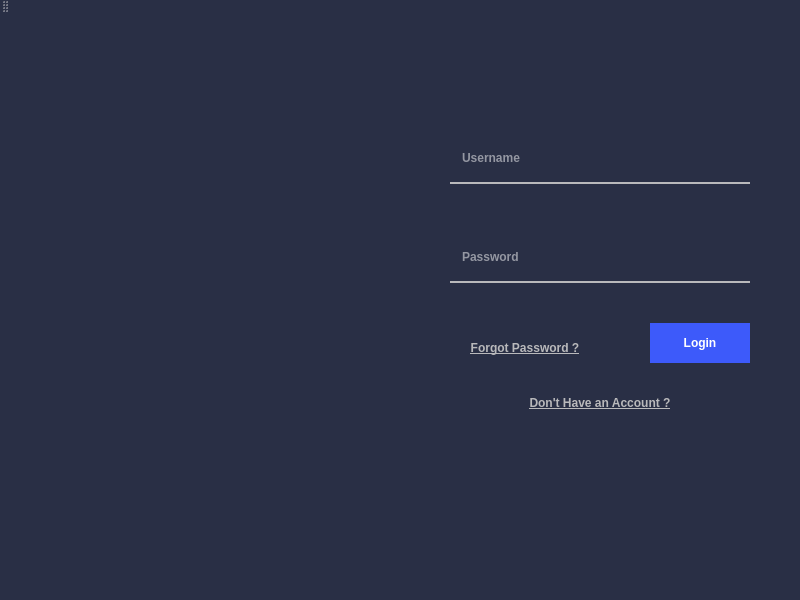
<?xml version="1.0" encoding="UTF-8"?>
<ui version="4.0">
 <class>EmployeesTaskManagerClass</class>
 <widget class="QMainWindow" name="EmployeesTaskManagerClass">
  <property name="geometry">
   <rect>
    <x>0</x>
    <y>0</y>
    <width>800</width>
    <height>600</height>
   </rect>
  </property>
  <property name="sizePolicy">
   <sizepolicy hsizetype="Preferred" vsizetype="Preferred">
    <horstretch>0</horstretch>
    <verstretch>0</verstretch>
   </sizepolicy>
  </property>
  <property name="windowTitle">
   <string>EmployeesTaskManager</string>
  </property>
  <property name="styleSheet">
   <string notr="true">/*Copyright (c) DevSec Studio. All rights reserved.

MIT License

Permission is hereby granted, free of charge, to any person obtaining a copy
of this software and associated documentation files (the &quot;Software&quot;), to deal
in the Software without restriction, including without limitation the rights
to use, copy, modify, merge, publish, distribute, sublicense, and/or sell
copies of the Software, and to permit persons to whom the Software is
furnished to do so, subject to the following conditions:

The above copyright notice and this permission notice shall be included in all
copies or substantial portions of the Software.

THE SOFTWARE IS PROVIDED *AS IS*, WITHOUT WARRANTY OF ANY KIND, EXPRESS OR
IMPLIED, INCLUDING BUT NOT LIMITED TO THE WARRANTIES OF MERCHANTABILITY,
FITNESS FOR A PARTICULAR PURPOSE AND NONINFRINGEMENT. IN NO EVENT SHALL THE
AUTHORS OR COPYRIGHT HOLDERS BE LIABLE FOR ANY CLAIM, DAMAGES OR OTHER
LIABILITY, WHETHER IN AN ACTION OF CONTRACT, TORT OR OTHERWISE, ARISING FROM,
OUT OF OR IN CONNECTION WITH THE SOFTWARE OR THE USE OR OTHER DEALINGS IN THE SOFTWARE.
*/

/*-----QWidget-----*/
*{

	background-image:url(&quot;res/test.jpg&quot;);
	background-size: cover;
}
QWidget
{
	background-color: #292f45;
;
	color: #fff;
	border-color: #000000;

}


/*-----QLabel-----*/
QLabel
{
	background-color: #292f45;
	color: #b9b9bb;
	border-color: #000000;

}


/*-----QPushButton-----*/
QPushButton
{
	font-weight: bold;
	border-style: solid;
	border-width: 1px;
	border-color: #3D5AFA;
	padding: 10px;

}


QPushButton::hover
{
	

}


QPushButton::pressed
{
	background-color: #ff6b35;
	color: #fff;

}


/*-----QToolButton-----*/
QToolButton
{
	background-color: #292f45;
	color: #000000;
	border-style: solid;
	border-color: #000000;

}


QToolButton::hover
{
	background-color: #fc7c11;
	color: #000000;
	padding: 2px;
	border-radius: 15px;
	border-color: #fc7c11;

}


QToolButton::pressed
{
	background-color: #fc7c11;
	color: #000000;
	border-style: solid;
	border-width: 2px;

}


/*-----QLineEdit-----*/
QLineEdit{
	background-color: #292f45;
	color: #fff;
	font-weight: bold;
	border-style: solid;
	border-width: 2px;
	border-top: 0px;
	border-left: 0px;
	border-right: 0px;
	border-color: #b9b9bb;
	padding: 10px;

}


/*-----QCheckBox-----*/
QCheckBox
{
	background-color: transparent;
	color: #b9b9bb;
	font-weight: bold;

}


QCheckBox::indicator
{
    color: #b1b1b1;
    background-color: #00111d;
    border: 1px solid #f0742f;
    width: 12px;
    height: 12px;

}


QCheckBox::indicator:checked
{
    image:url(&quot;./ressources/check.png&quot;); /*To replace*/
	background-color: #1f2b2b;
    border: 1px solid #f0742f;

}


QCheckBox::indicator:unchecked:hover
{
    border: 1px solid #f0742f;

}


QCheckBox::disabled
{
	color: #656565;

}


QCheckBox::indicator:disabled
{
	background-color: #656565;
	color: #656565;
    border: 1px solid #656565;

}
</string>
  </property>
  <widget class="QWidget" name="centralWidget">
   <widget class="QLineEdit" name="lineEdit">
    <property name="geometry">
     <rect>
      <x>450</x>
      <y>121</y>
      <width>300</width>
      <height>50</height>
     </rect>
    </property>
    <property name="styleSheet">
     <string notr="true">color: #fff;</string>
    </property>
    <property name="text">
     <string/>
    </property>
    <property name="placeholderText">
     <string>Username</string>
    </property>
   </widget>
   <widget class="QLineEdit" name="lineEdit_2">
    <property name="geometry">
     <rect>
      <x>450</x>
      <y>220</y>
      <width>300</width>
      <height>50</height>
     </rect>
    </property>
    <property name="echoMode">
     <enum>QLineEdit::Password</enum>
    </property>
    <property name="placeholderText">
     <string>Password</string>
    </property>
   </widget>
   <widget class="QPushButton" name="pushButton">
    <property name="geometry">
     <rect>
      <x>650</x>
      <y>310</y>
      <width>100</width>
      <height>40</height>
     </rect>
    </property>
    <property name="styleSheet">
     <string notr="true">QPushButton
{
	background-color: #3D5AFA;
	color: #fff;
}


QPushButton::hover
{
	background-color: #22348c;
	border-color: #22348c;
}</string>
    </property>
    <property name="text">
     <string>Login</string>
    </property>
   </widget>
   <widget class="QPushButton" name="pushButton_2">
    <property name="geometry">
     <rect>
      <x>450</x>
      <y>310</y>
      <width>150</width>
      <height>50</height>
     </rect>
    </property>
    <property name="cursor">
     <cursorShape>PointingHandCursor</cursorShape>
    </property>
    <property name="layoutDirection">
     <enum>Qt::LeftToRight</enum>
    </property>
    <property name="styleSheet">
     <string notr="true">/*-----QPushButton-----*/
QPushButton
{
	background-color: #292f45;
	color: #b9b9bb;
	font-weight: bold;
	border-color: #292f45;
	text-decoration:underline;
}

QPushButton::hover
{
	color: #fff;
}</string>
    </property>
    <property name="text">
     <string>Forgot Password ?</string>
    </property>
    <property name="flat">
     <bool>true</bool>
    </property>
   </widget>
   <widget class="QPushButton" name="pushButton_3">
    <property name="geometry">
     <rect>
      <x>510</x>
      <y>370</y>
      <width>180</width>
      <height>40</height>
     </rect>
    </property>
    <property name="cursor">
     <cursorShape>PointingHandCursor</cursorShape>
    </property>
    <property name="styleSheet">
     <string notr="true">/*-----QPushButton-----*/
QPushButton
{
	background-color: #292f45;
	color: #b9b9bb;
	font-weight: bold;
	border-color: #292f45;
	text-decoration:underline;
}

QPushButton::hover
{
	color: #fff;
}</string>
    </property>
    <property name="text">
     <string>Don't Have an Account ?</string>
    </property>
    <property name="flat">
     <bool>true</bool>
    </property>
   </widget>
  </widget>
  <widget class="QMenuBar" name="menuBar">
   <property name="geometry">
    <rect>
     <x>0</x>
     <y>0</y>
     <width>800</width>
     <height>21</height>
    </rect>
   </property>
  </widget>
  <widget class="QToolBar" name="mainToolBar">
   <attribute name="toolBarArea">
    <enum>TopToolBarArea</enum>
   </attribute>
   <attribute name="toolBarBreak">
    <bool>false</bool>
   </attribute>
  </widget>
  <widget class="QStatusBar" name="statusBar"/>
 </widget>
 <layoutdefault spacing="6" margin="11"/>
 <resources>
  <include location="EmployeesTaskManager.qrc"/>
 </resources>
 <connections/>
</ui>
